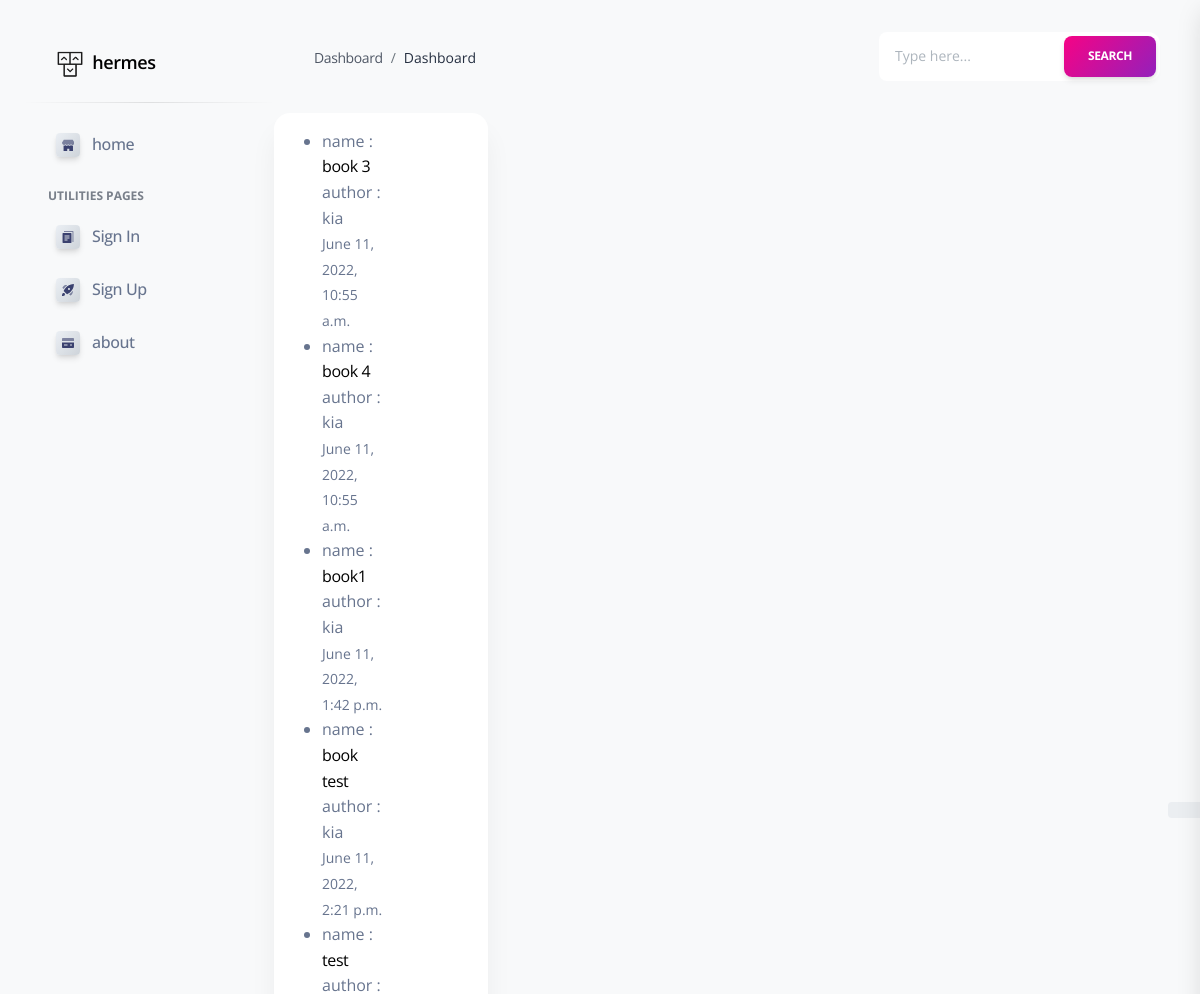
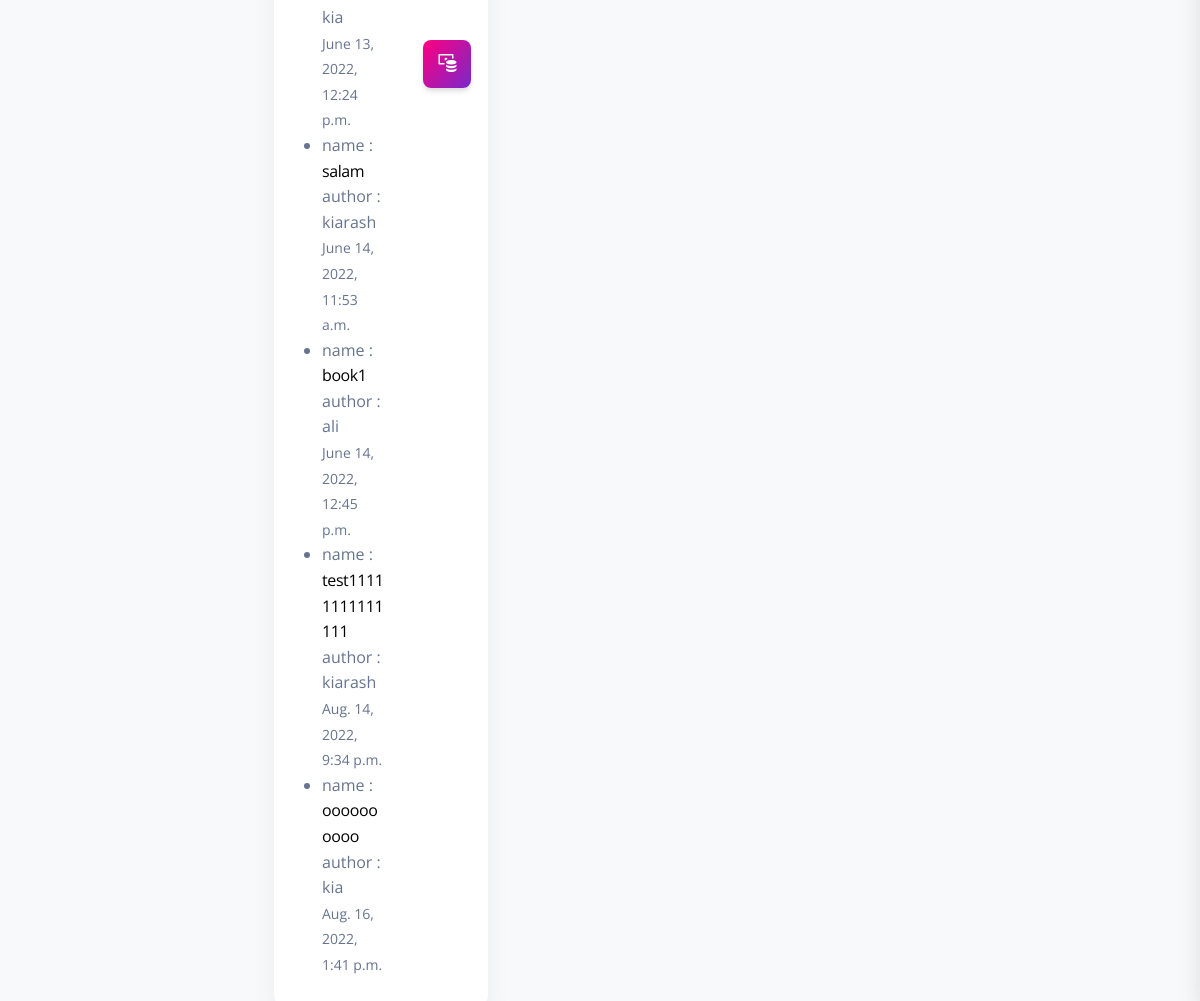
The page /posts on the database its author committed (2 pictures, top to bottom).
### post/models.py (models this page shows, shortened)
class Post(models.Model):
    title = models.CharField(max_length=200) #esme ketab
    slug = models.SlugField(unique=True)
    body = models.TextField() #darbareye ketab
    image = models.ImageField(upload_to='img') #ax ketab
    created = models.DateTimeField(auto_now_add=True)
    updated = models.DateTimeField(auto_now=True)
    author = models.ForeignKey(User, on_delete=models.CASCADE) #nevisande site
    book_author = models.CharField(max_length=200) #nevisande ketab
    date_of_book = models.IntegerField() #salechap

### post/views.py (the view)
# urls.py: path('posts', posts.as_view(), name = "posts"),
class posts(ListView):
    model = Post
    template_name = 'post/homeone.html'

### post/templates/post/homeone.html (shortened to what this page needs)
{% extends 'layouts/base.html' %}
{% load static %}
{% block content %}
    <div class="row mt-4">
        <div class="col-xl-3 col-sm-6 mb-xl-0 mb-4">
        <div class="card">
            <div class="card-body p-3">
            <div class="row">
                <div class="col-7">
                <div class="numbers">
<ul>
    {% for post in object_list  %}
        <li>
             name : <a href="{% url 'postdetail' post.pk %}">
                {{ post.title }}</a>
                <br>
                 author :
                {{ post.author }}
                <br>
                <small>
                    {{ post.created }}
                </small>
        </li>
    {% endfor %}
</ul>
                </div>
                </div>
                <div class="col-5 text-end my-auto">
                <div class="icon icon-shape bg-gradient-primary shadow text-center border-radius-md">
                    <i class="ni ni-money-coins text-lg opacity-10" aria-hidden="true"></i>
                </div>
                </div>
            </div>
            </div>
        </div>
        </div>
{% endblock content %}

### static/assets/css/nucleo-svg.css (style rules this page uses)
.icon { display: inline-block; color: #111111; height: 1em; width: 1em; }
.icon { fill: currentColor; stroke: none; }

### rows shown on the page
Post: title "book 3", author "kia", created "June 11, 2022, 10:55 a.m."
Post: title "book 4", author "kia", created "June 11, 2022, 10:55 a.m."
Post: title "book1", author "kia", created "June 11, 2022, 1:42 p.m."
Post: title "book test", author "kia", created "June 11, 2022, 2:21 p.m."
Post: title "test", author "kia", created "June 13, 2022, 12:24 p.m."
Post: title "salam", author "kiarash", created "June 14, 2022, 11:53 a.m."
Post: title "book1", author "ali", created "June 14, 2022, 12:45 p.m."
Post: title "test11111111111111", author "kiarash", created "Aug. 14, 2022, 9:34 p.m."
Post: title "oooooooooo", author "kia", created "Aug. 16, 2022, 1:41 p.m."
